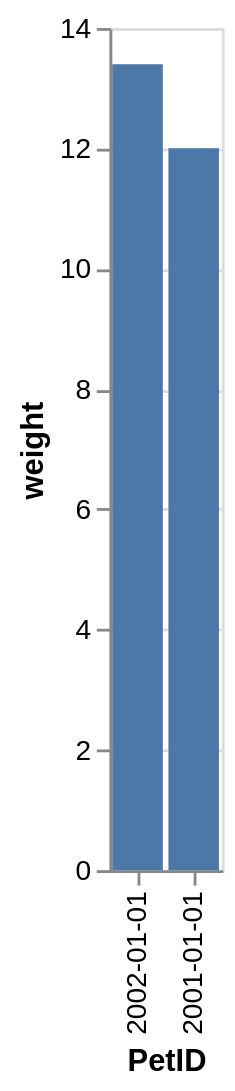

Specify this chart in Vega-Lite:
### Vega-Lite specification from a JSON file in a GitHub repository (floating-point values rounded to 4 significant figures)
{"data": {"values": [{"x_data": "2002-01-01", "y_data": 13.4}, {"x_data": "2001-01-01", "y_data": 12}]}, "mark": "bar", "encoding": {"x": {"field": "x_data", "type": "nominal", "title": "PetID", "sort": {"op": "sum", "field": "y_data", "order": "descending"}}, "y": {"field": "y_data", "type": "quantitative", "title": "weight"}}}
